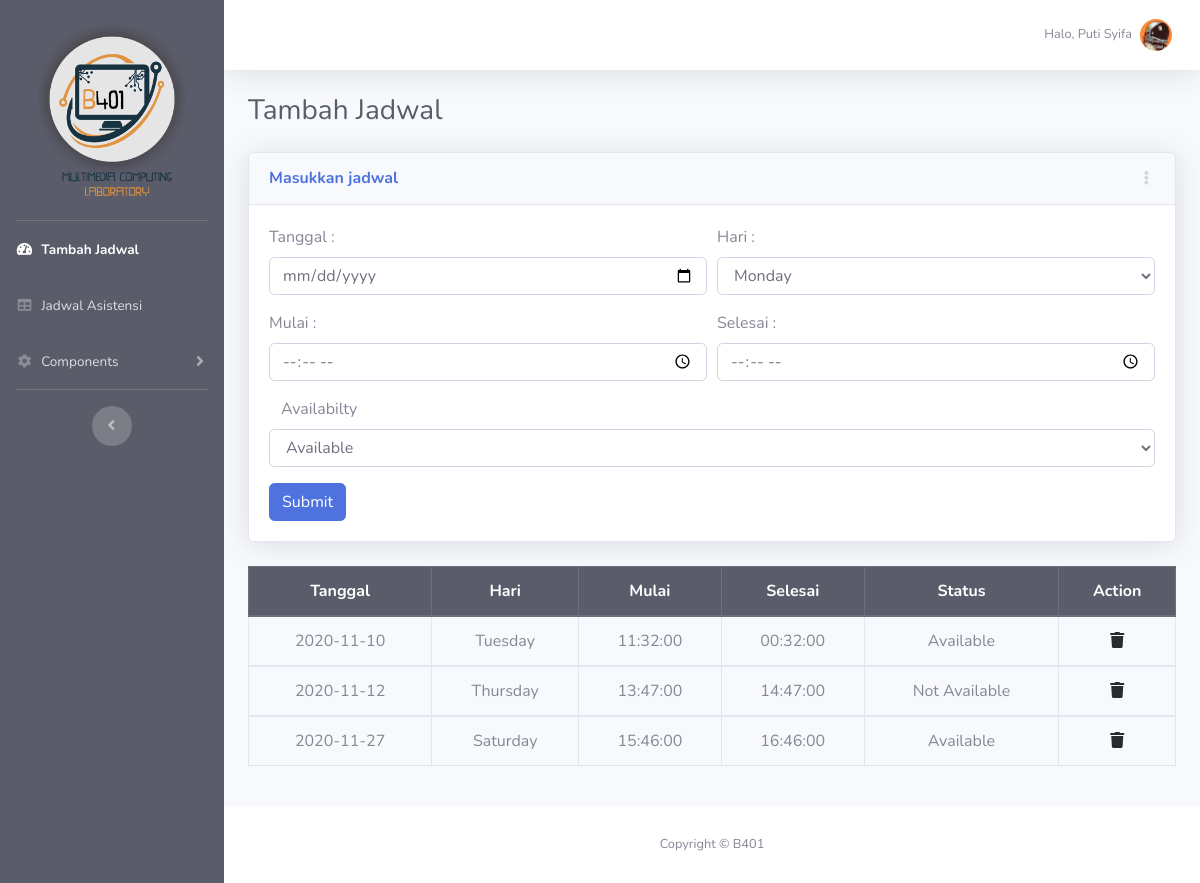
/asisten/index.php (signed in), run on the app's committed database.
### tables this page shows
CREATE TABLE `asisten` (
  `asistenNRP` bigint(15) NOT NULL,
  `password` varchar(20) NOT NULL,
  `asistenNama` varchar(50) NOT NULL,
  `asistenHP` varchar(15) NOT NULL,
  `asistenEmail` varchar(20) NOT NULL,
  `asistenPic` varchar(200) NOT NULL
);

CREATE TABLE `jadwalasisten` (
  `id` int(11) NOT NULL,
  `asistenNRP` bigint(15) NOT NULL,
  `jadwalTanggal` date NOT NULL,
  `jadwalHari` varchar(15) NOT NULL,
  `mulai` time NOT NULL,
  `selesai` time NOT NULL,
  `status` varchar(25) NOT NULL
);

### asisten/index.php (the view, shortened to what this page needs)
<?php
    include_once '../assets/conn/dbconnect.php';
    $usersession = $_SESSION['assistantSession'];
    $res = mysqli_query($con,"SELECT * FROM asisten WHERE asistenNRP=".$usersession);
    $userRow  = mysqli_fetch_array($res, MYSQLI_ASSOC);
            ?>
<!DOCTYPE html>
<html lang="en">
<head>
    <link href="vendor/fontawesome-free/css/all.min.css" rel="stylesheet" type="text/css">
    <link href="css/sb-admin-2.min.css" rel="stylesheet">
</head>
<body id="page-top">
    <div id="wrapper">
        <ul class="navbar-nav bg-dark sidebar sidebar-dark accordion" id="accordionSidebar">
            <a class="mx-auto mb-4 mt-4" href="index.php">
                <div class="sidebar-header mx-auto">
                    <img src="img/logo.png" class="img-fluid" style="width: 150px; display:block">
                </div>
            </a>
            <hr class="sidebar-divider my-0">
            <li class="nav-item active">
                <a class="nav-link" href="index.php">
                    <i class="fas fa-fw fa-tachometer-alt"></i>
                    <span>Tambah Jadwal</span></a>
            </li>
            <li class="nav-item">
                <a class="nav-link" href="tables.php">
                    <i class="fas fa-fw fa-table"></i>
                    <span>Jadwal Asistensi</span></a>
            </li>
            <li class="nav-item">
                <a class="nav-link collapsed" href="#" data-toggle="collapse" data-target="#collapseTwo"
                    aria-expanded="true" aria-controls="collapseTwo">
                    <i class="fas fa-fw fa-cog"></i>
                    <span>Components</span>
                </a>
            </li>
            <hr class="sidebar-divider d-none d-md-block">
            <div class="text-center d-none d-md-inline">
                <button class="rounded-circle border-0" id="sidebarToggle"></button>
            </div>
        </ul>
        <div id="content-wrapper" class="d-flex flex-column">
            <div id="content">
                <nav class="navbar navbar-expand navbar-light bg-white topbar mb-4 static-top shadow">
                    <ul class="navbar-nav ml-auto">
                        <li class="nav-item dropdown no-arrow">
                            <a class="nav-link dropdown-toggle" href="#" id="userDropdown" role="button"
                                data-toggle="dropdown" aria-haspopup="true" aria-expanded="false">
                                <span class="mr-2 d-none d-lg-inline text-gray-600 small">Halo, <?php echo $userRow['asistenNama'];?></span>
                                <img class="img-profile rounded-circle"
                                src="img/<?php echo $userRow['asistenPic'];?>" style="object-fit: cover;">
                            </a>
                        </li>
                    </ul>
                </nav>
                <div class="container-fluid">
                    <div class="d-sm-flex align-items-center justify-content-between mb-4">
                        <h1 class="h3 mb-0 text-gray-800">Tambah Jadwal</h1>
                    </div>
                    <div class="row">
                        <div class="col-xl-12 col-lg-8">
                            <div class="card shadow mb-4">
                                <div
                                    class="card-header py-3 d-flex flex-row align-items-center justify-content-between">
                                    <h6 class="m-0 font-weight-bold text-primary">Masukkan jadwal</h6>
                                    <div class="dropdown no-arrow">
                                        <a class="dropdown-toggle" href="#" role="button" id="dropdownMenuLink"
                                            data-toggle="dropdown" aria-haspopup="true" aria-expanded="false">
                                            <i class="fas fa-ellipsis-v fa-sm fa-fw text-gray-400"></i>
                                        </a>
                                    </div>
                                </div>
                                <div class="card-body">
                                    <form action="<?php $_PHP_SELF ?>" method="POST" accept-charset="utf-8" class="form" role="form">
                                            <div class="form-row">
                                                <div class="form-group col-md-6">
                                                    <label for="tanggal">Tanggal :</label>
                                                    <input class="form-control" id="tanggal" name="tanggal" type="date" required/>
                                                </div>
                                                <div class="form-group col-md-6">
                                                    <label for="hari">Hari :</label>
                                                    <select class="select form-control" id="hari" name="hari" required>
                                                        <option value="Monday">Monday</option>
                                                    </select>
                                                </div>
                                            </div>
                                            <div class="form-row">
                                                <div class="form-group col-md-6">
                                                    <label for="mulai">Mulai :</label>
                                                    <input class="form-control" type="time" id="mulai" name="mulai" required>
                                                </div>
                                                <div class="form-group col-md-6">
                                                    <label for="selesai">Selesai :</label>
                                                    <input class="form-control" type="time" id="selesai" name="selesai" required>
                                                </div>
                                            </div>
                                            <div class="form-group">
                                                <label class="control-label col-sm-2 requiredField" for="status">Availabilty</label>
                                                <select class="select form-control" id="status" name="status" required>
                                                    <option value="Available">Available</option>
                                                </select>
                                            </div>
                                            <button type="submit" class="btn btn-primary" name="submit">Submit</button>
                                    </form>
                                </div>
                            </div>
                        </div>
                    </div>
                    <div class="row">
                        <div class="col-xl-12 col-lg-8 mb-4">
                            <div class="table-responsive">
                                <table class="table table-bordered" id="dataTable" width="100%" cellspacing="0">
                                    <thead class="thead-dark">
                                        <tr>
                                        <th class='text-center' scope="col">Tanggal</th>
                                        <th class='text-center' scope="col">Hari</th>
                                        <th class='text-center' scope="col">Mulai</th>
                                        <th class='text-center' scope="col">Selesai</th>
                                        <th class='text-center' scope="col">Status</th>
                                        <th class='text-center' scope="col">Action</th>
                                    </tr>
                                    </thead>
                                    <?php
                                $result = mysqli_query($con, "SELECT * FROM jadwalasisten where asistenNRP =".$usersession);
                                while($jadwalasisten = mysqli_fetch_array($result)){
                                    echo "<tbody>";
                                        echo "<tr class='text-center'>";
                                        echo "<td>" . $jadwalasisten['jadwalTanggal'] . "</td>";
                                            echo "<td class='text-center'>" . $jadwalasisten['jadwalHari'] . "</td>";
                                            echo "<td class='text-center'>" . $jadwalasisten['mulai'] . "</td>";
                                            echo "<td class='text-center'>" . $jadwalasisten['selesai'] . "</td>";
                                            echo "<td class='text-center'>" . $jadwalasisten['status'] . "</td>";
                                            echo "<form method='POST'>";
                                            echo "<td class='text-center'><a href='#' id='".$jadwalasisten['id']."'class='delete'><i class='fas fa-trash' style='color:#292b2c;'></i></a>
                                            </td>";
                                        }
                                        echo "</tr>";
                                        echo "</tbody>";
                                        echo "</table>";
                                        ?>
                            </div>
                        </div>
                    </div>
                </div>
            </div>
            <footer class="sticky-footer bg-white">
                <div class="container my-auto">
                    <div class="copyright text-center my-auto">
                        <span>Copyright &copy; B401 </span>
                    </div>
                </div>
            </footer>
        </div>
    </div>
</body>
</html>

### data on the page
asisten: asistenNama "Puti Syifa", asistenPic (picture)
jadwalasisten: jadwalTanggal "2020-11-10", jadwalHari "Tuesday", mulai "11:32:00", selesai "00:32:00", status "Available"
jadwalasisten: jadwalTanggal "2020-11-12", jadwalHari "Thursday", mulai "13:47:00", selesai "14:47:00", status "Not Available"
jadwalasisten: jadwalTanggal "2020-11-27", jadwalHari "Saturday", mulai "15:46:00", selesai "16:46:00", status "Available"
